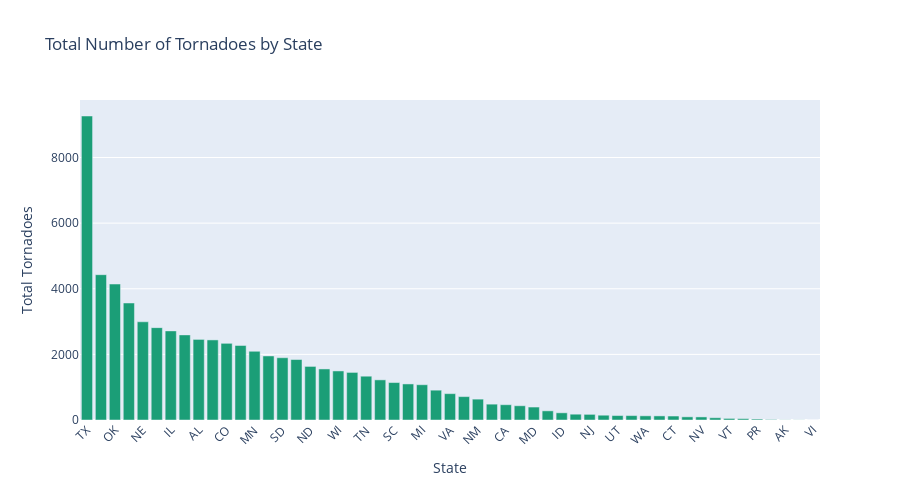

Source (notebook cell):
### Markdown cell above
## Which state experience the highest number of tornadoes?

### Code cell
# Group by 'State' and count the number of tornadoes
tornado_count = data.groupby('st').size().reset_index(name='Tornadoes')

# Sort the values in descending order
tornado_count = tornado_count.sort_values(by='Tornadoes', ascending=False)

# Create the bar plot with a custom RGB color
fig = px.bar(
    tornado_count, 
    x='st', 
    y='Tornadoes', 
    title='Total Number of Tornadoes by State', 
    labels={'st': 'State', 'Tornadoes': 'Total Tornadoes'},
)

# Update the bar color and layout
fig.update_traces(marker_color='rgb(27,158,119)')  # RGB value for color
fig.update_xaxes(tickangle=-45)
fig.update_layout(showlegend=False, width=900, height=500)

# Show the plot
fig.show()

### Figure 1 — Plotly figure (JSON) as saved in the notebook; plotly's stock layout.template omitted (floating-point values rounded to 4 significant figures)
{"data": [{"alignmentgroup": "True", "hovertemplate": "State=%{x}<br>Total Tornadoes=%{y}<extra></extra>", "legendgroup": "", "marker": {"color": "rgb(27,158,119)", "pattern": {"shape": ""}}, "name": "", "offsetgroup": "", "orientation": "v", "showlegend": false, "textposition": "auto", "type": "bar", "x": ["TX", "KS", "OK", "FL", "NE", "IA", "IL", "MS", "AL", "MO", "CO", "LA", "MN", "AR", "SD", "GA", "ND", "IN", "WI", "NC", "TN", "OH", "SC", "KY", "MI", "PA", "VA", "WY", "NM", "NY", "CA", "MT", "MD", "AZ", "ID", "MA", "NJ", "WV", "UT", "ME", "WA", "OR", "CT", "NH", "NV", "DE", "VT", "HI", "PR", "RI", "AK", "DC", "VI"], "xaxis": "x", "y": [9265, 4429, 4144, 3566, 2993, 2815, 2716, 2594, 2456, 2441, 2337, 2271, 2094, 1952, 1898, 1843, 1633, 1556, 1495, 1450, 1335, 1223, 1141, 1099, 1075, 909, 803, 713, 636, 483, 466, 434, 395, 279, 219, 177, 172, 146, 135, 134, 127, 125, 121, 96, 94, 69, 48, 41, 29, 13, 4, 3, 1], "yaxis": "y"}], "layout": {"barmode": "relative", "height": 500, "legend": {"tracegroupgap": 0}, "showlegend": false, "title": {"text": "Total Number of Tornadoes by State"}, "width": 900, "xaxis": {"anchor": "y", "domain": [0, 1], "tickangle": -45, "title": {"text": "State"}}, "yaxis": {"anchor": "x", "domain": [0, 1], "title": {"text": "Total Tornadoes"}}}}
